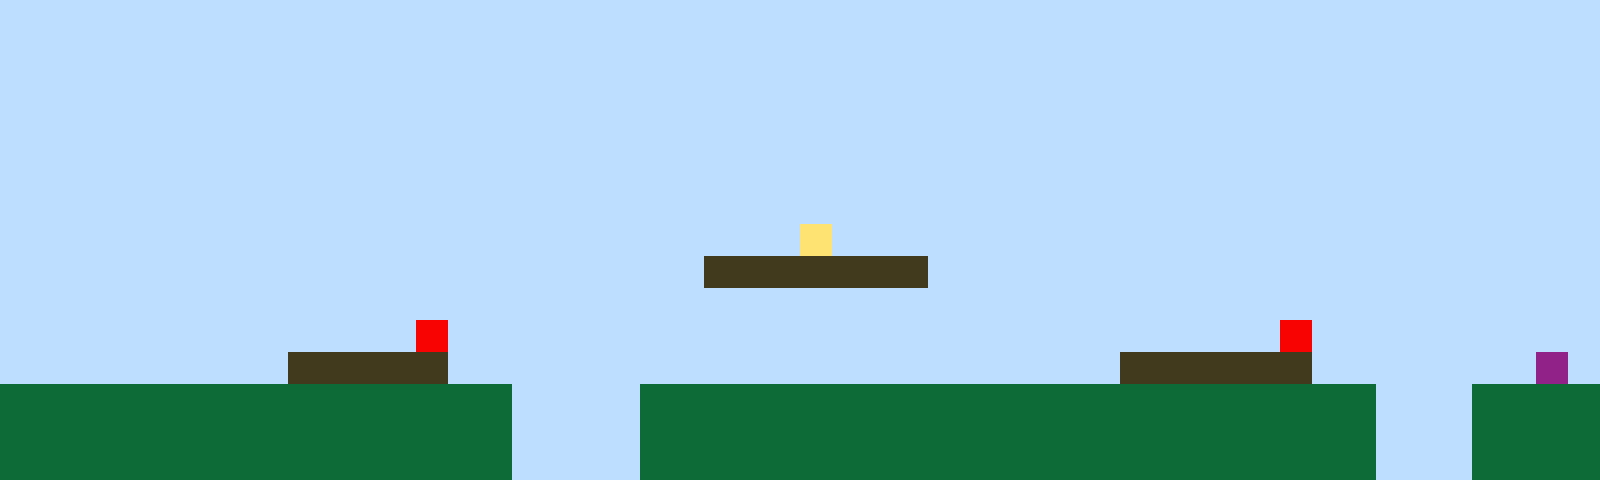

This is a level from a 2D game, rendered from its Tiled map with the project's own tilesets. A one-line summary and the complete map file follow:
An orthogonal 50x15 tile map with 32x32 px tiles, 1 tile layer (Tile Layer 1).

<map version="1.10" tiledversion="1.11.2" orientation="orthogonal" renderorder="right-up" width="50" height="15" tilewidth="32" tileheight="32" infinite="0" nextlayerid="2" nextobjectid="1"><editorsettings><export target="map1.csv" format="csv" /></editorsettings><tileset firstgid="1" name="sprites" tilewidth="32" tileheight="32" tilecount="6" columns="3"><image source="sprites.png" width="96" height="64" /></tileset><layer id="1" name="Tile Layer 1" width="50" height="15"><data encoding="csv">1,1,1,1,1,1,1,1,1,1,1,1,1,1,1,1,1,1,1,1,1,1,1,1,1,1,1,1,1,1,1,1,1,1,1,1,1,1,1,1,1,1,1,1,1,1,1,1,1,1,1,1,1,1,1,1,1,1,1,1,1,1,1,1,1,1,1,1,1,1,1,1,1,1,1,1,1,1,1,1,1,1,1,1,1,1,1,1,1,1,1,1,1,1,1,1,1,1,1,1,1,1,1,1,1,1,1,1,1,1,1,1,1,1,1,1,1,1,1,1,1,1,1,1,1,1,1,1,1,1,1,1,1,1,1,1,1,1,1,1,1,1,1,1,1,1,1,1,1,1,1,1,1,1,1,1,1,1,1,1,1,1,1,1,1,1,1,1,1,1,1,1,1,1,1,1,1,1,1,1,1,1,1,1,1,1,1,1,1,1,1,1,1,1,1,1,1,1,1,1,1,1,1,1,1,1,1,1,1,1,1,1,1,1,1,1,1,1,1,1,1,1,1,1,1,1,1,1,1,1,1,1,1,1,1,1,1,1,1,1,1,1,1,1,1,1,1,1,1,1,1,1,1,1,1,1,1,1,1,1,1,1,1,1,1,1,1,1,1,1,1,1,1,1,1,1,1,1,1,1,1,1,1,1,1,1,1,1,1,1,1,1,1,1,1,1,1,1,1,1,1,1,1,1,1,1,1,1,1,1,1,1,1,1,1,1,1,1,1,1,1,1,1,1,1,1,1,1,1,1,1,1,1,1,1,1,1,1,1,1,1,1,1,1,1,1,1,1,1,1,1,1,1,1,1,1,1,1,1,1,1,1,1,1,1,1,1,1,1,1,1,1,1,1,1,4,1,1,1,1,1,1,1,1,1,1,1,1,1,1,1,1,1,1,1,1,1,1,1,1,1,1,1,1,1,1,1,1,1,1,1,1,1,1,1,1,1,1,1,1,1,1,3,3,3,3,3,3,3,1,1,1,1,1,1,1,1,1,1,1,1,1,1,1,1,1,1,1,1,1,1,1,1,1,1,1,1,1,1,1,1,1,1,1,1,1,1,1,1,1,1,1,1,1,1,1,1,1,1,1,1,1,1,1,1,1,1,1,1,1,1,1,1,1,1,1,1,1,1,1,1,1,1,1,1,1,1,1,1,1,1,1,1,5,1,1,1,1,1,1,1,1,1,1,1,1,1,1,1,1,1,1,1,1,1,1,1,1,1,1,5,1,1,1,1,1,1,1,1,1,1,1,1,1,1,1,1,1,1,3,3,3,3,3,1,1,1,1,1,1,1,1,1,1,1,1,1,1,1,1,1,1,1,1,1,3,3,3,3,3,3,1,1,1,1,1,1,1,6,1,2,2,2,2,2,2,2,2,2,2,2,2,2,2,2,2,1,1,1,1,2,2,2,2,2,2,2,2,2,2,2,2,2,2,2,2,2,2,2,2,2,2,2,1,1,1,2,2,2,2,2,2,2,2,2,2,2,2,2,2,2,2,2,2,2,2,1,1,1,1,2,2,2,2,2,2,2,2,2,2,2,2,2,2,2,2,2,2,2,2,2,2,2,1,1,1,2,2,2,2,2,2,2,2,2,2,2,2,2,2,2,2,2,2,2,2,1,1,1,1,2,2,2,2,2,2,2,2,2,2,2,2,2,2,2,2,2,2,2,2,2,2,2,1,1,1,2,2,2,2</data></layer></map>
